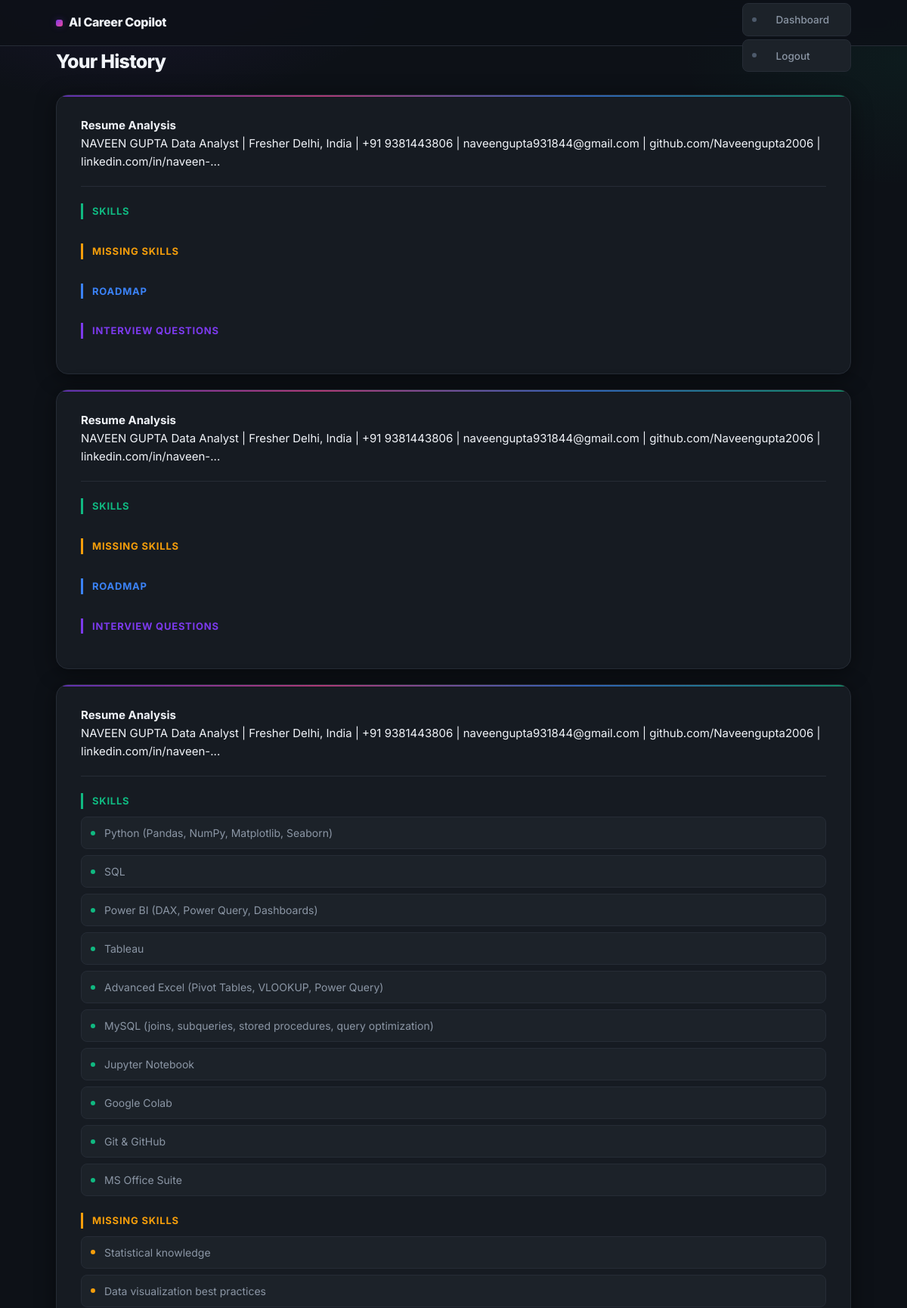
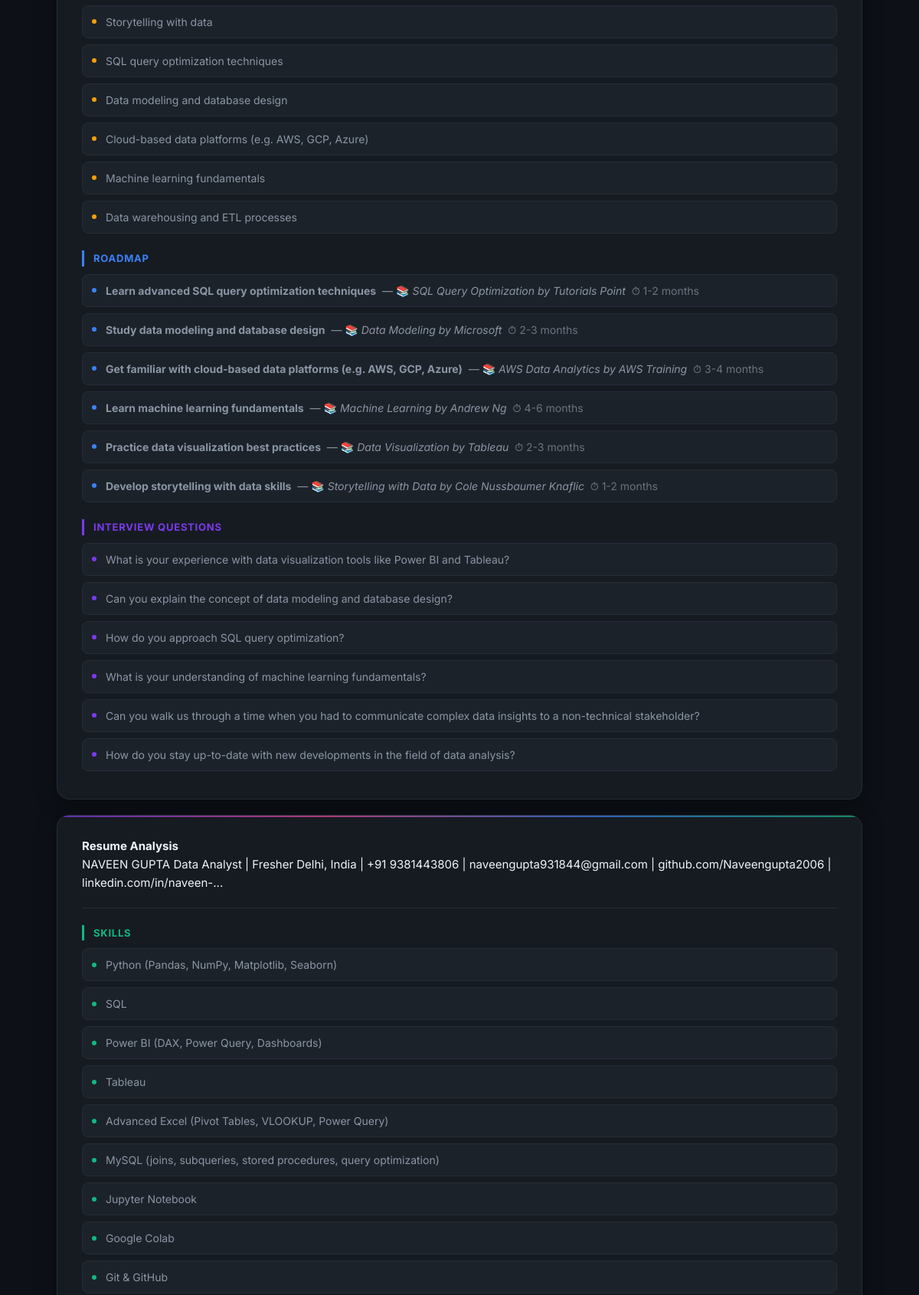
Screenshot of /history (signed in, upper part) with the database file from the repository (2 pictures, top to bottom).
### models.py (models this page shows)
class Reports(Base):
    __tablename__ = "reports"
    id              = Column(Integer, primary_key=True)
    user_id         = Column(Integer, ForeignKey("users.id"), nullable=False)
    goal            = Column(String(255))
    resume_text     = Column(Text)
    analysis_result = Column(Text)

### app.py (the view)
@app.route("/history")
def history():
    if "user" not in session:
        return redirect("/login")
    db = SessionLocal()
    try:
        found_user = db.query(models.User).filter_by(email=session["user"]).first()
        reports    = db.query(models.Reports).filter_by(user_id=found_user.id).all()
        passed_reports = []
        for report in reports:
            try:
                parsed = json.loads(report.analysis_result)
            except Exception:
                parsed = {}
            passed_reports.append({
                "resume_text": report.resume_text,
                "analysis":    parsed
            })
    finally:
        db.close()
    return render_template("history.html", reports=passed_reports)

### templates/history.html (shortened to what this page needs)
{% extends "base.html" %}
{% block content %}
<h2>Your History</h2>
{% if reports %}
    {% for r in reports %}
    <div class="card">
        <p><strong>Resume Analysis</strong></p>
        <p>{{ r.resume_text[:150] }}...</p>
        <hr>
        <h3 class="section-skills">Skills</h3>
        <ul class="list-skills">
            {% for skill in r.analysis.get("skills", []) %}
            <li>{{ skill }}</li>
            {% endfor %}
        </ul>
        <h3 class="section-missing">Missing Skills</h3>
        <ul class="list-missing">
            {% for skill in r.analysis.get("missing_skills", []) %}
            <li>{{ skill }}</li>
            {% endfor %}
        </ul>
        <h3 class="section-roadmap">Roadmap</h3>
        <ul class="list-roadmap">
            {% for step in r.analysis.get("roadmap", []) %}
            <li>
                {% if step is mapping %}
                    <strong>{{ step.get("step") or step.get("title") or step }}</strong>
                    {% if step.get("resource") %}
                        &nbsp;— 📚 <em>{{ step.get("resource") }}</em>
                    {% endif %}
                    {% if step.get("timeframe") %}
                        &nbsp;⏱ <span style="opacity:0.7;">{{ step.get("timeframe") }}</span>
                    {% endif %}
                {% else %}
                    {{ step }}
                {% endif %}
            </li>
            {% endfor %}
        </ul>
        <h3 class="section-interview">Interview Questions</h3>
        <ul class="list-interview">
            {% for question in r.analysis.get("interview_questions", []) %}
            <li>
                {% if question is mapping %}
                    {{ question.get("question") or question.get("text") or question }}
                {% else %}
                    {{ question }}
                {% endif %}
            </li>
            {% endfor %}
        </ul>
    </div>
    {% endfor %}
{% else %}
    <div class="card">
        <p>No analyses yet. <a href="/">Analyze your first resume →</a></p>
    </div>
{% endif %}
{% endblock %}

### templates/base.html (shortened to what this page needs)
<!DOCTYPE html>
<html lang="en">
<head>
    <link rel="stylesheet" href="{{ url_for('static', filename='style.css') }}">
</head>
<body>
    <header>
        <div class="container">
            <h1><a href="/" style="color: inherit; opacity: 1;">AI Career Copilot</a></h1>
            <nav>
                <ul>
                    {% if session.get("user") %}
                        <li><a href="/dashboard">Dashboard</a></li>
                        <li><a href="/logout">Logout</a></li>
                    {% else %}
                        <li><a href="/login">Login</a></li>
                        <li><a href="/signup">Sign Up</a></li>
                    {% endif %}
                </ul>
            </nav>
        </div>
    </header>
    <main class="container">
        {% block content %}{% endblock %}
    </main>
</body>
</html>

### rows the page displays
Reports: resume_text "NAVEEN GUPTA Data Analyst | Fresher Delhi, India | +91 9381443806 | naveengupta931844@gmail.com | github.com/Naveengupta2006 | linkedin.com/in/naveen-"
Reports: resume_text "NAVEEN GUPTA Data Analyst | Fresher Delhi, India | +91 9381443806 | naveengupta931844@gmail.com | github.com/Naveengupta2006 | linkedin.com/in/naveen-"
Reports: resume_text "NAVEEN GUPTA Data Analyst | Fresher Delhi, India | +91 9381443806 | naveengupta931844@gmail.com | github.com/Naveengupta2006 | linkedin.com/in/naveen-", skill "Python (Pandas, NumPy, Matplotlib, Seaborn)" "SQL" "Power BI (DAX, Power Query, Dashboards)" "Tableau" "Advanced Excel (Pivot Tables, VLOOKUP, Power Query)" "MySQL (joins, subqueries, stored procedures, query optimization)" "Jupyter Notebook" "Google Colab" "Git & GitHub" "MS Office Suite", skill "Statistical knowledge" "Data visualization best practices" "Storytelling with data" "SQL query optimization techniques" "Data modeling and database design" "Cloud-based data platforms (e.g. AWS, GCP, Azure)" "Machine learning fundamentals" "Data warehousing and ETL processes", step "Learn advanced SQL query optimization techniques" "Study data modeling and database design" "Get familiar with cloud-based data platforms (e.g. AWS, GCP, Azure)" "Learn machine learning fundamentals" "Practice data visualization best practices" "Develop storytelling with data skills", get "SQL Query Optimization by Tutorials Point" "Data Modeling by Microsoft" "AWS Data Analytics by AWS Training" "Machine Learning by Andrew Ng" "Data Visualization by Tableau" "Storytelling with Data by Cole Nussbaumer Knaflic", get "1-2 months" "2-3 months" "3-4 months" "4-6 months" "2-3 months" "1-2 months", question "What is your experience with data visualization tools like Power BI and Tableau?" "Can you explain the concept of data modeling and database design?" "How do you approach SQL query optimization?" "What is your understanding of machine learning fundamentals?" "Can you walk us through a time when you had to communicate complex data insights to a non-technical stakeholder?" "How do you stay up-to-date with new developments in the field of data analysis?"
Reports: resume_text "NAVEEN GUPTA Data Analyst | Fresher Delhi, India | +91 9381443806 | naveengupta931844@gmail.com | github.com/Naveengupta2006 | linkedin.com/in/naveen-", skill "Python (Pandas, NumPy, Matplotlib, Seaborn)" "SQL" "Power BI (DAX, Power Query, Dashboards)" "Tableau" "Advanced Excel (Pivot Tables, VLOOKUP, Power Query)" "MySQL (joins, subqueries, stored procedures, query optimization)" "Jupyter Notebook" "Google Colab" "Git & GitHub"
